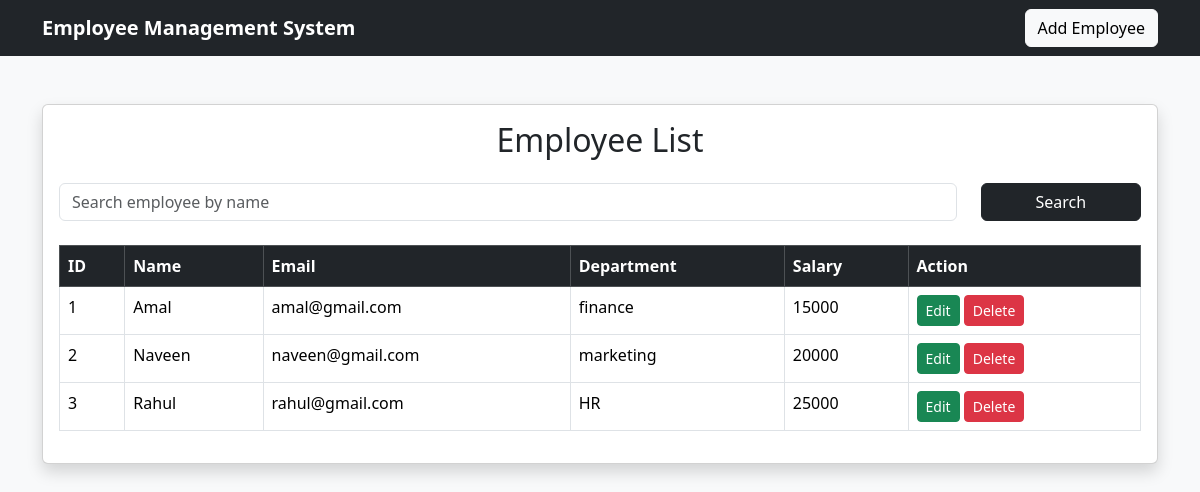
The app's page / (signed in), older data.
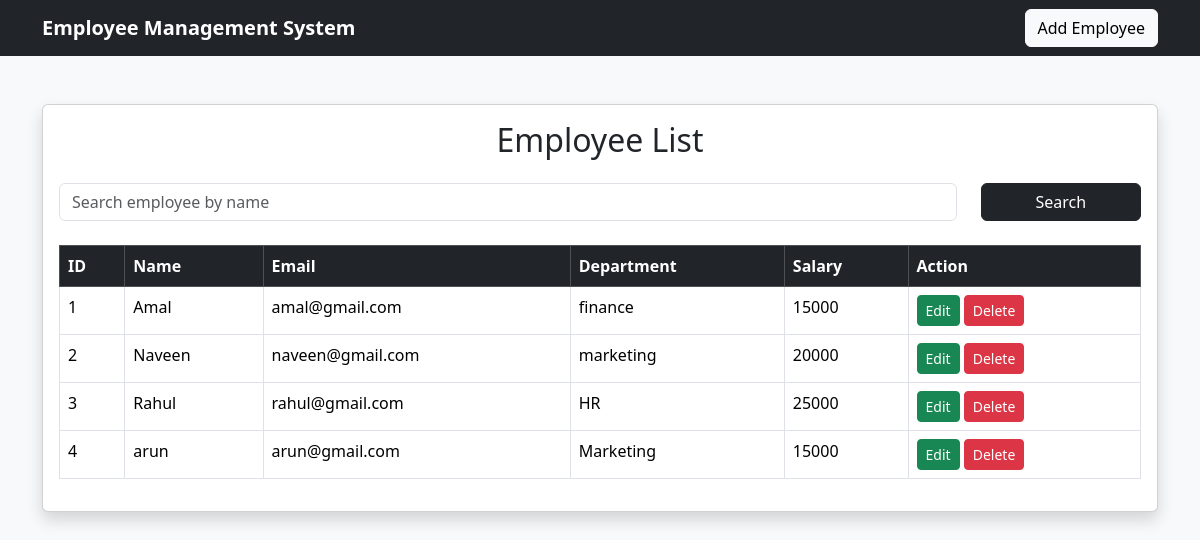
The same page, newer data.
### employees/models.py (models this page shows, shortened)
class Employee(models.Model):
    name = models.CharField(max_length=100)
    email = models.EmailField()
    department = models.CharField(max_length=100)
    salary = models.IntegerField()

### employees/views.py (the view)
# urls.py: 2. Add a URL to urlpatterns:  path('', views.home, name='home')
@login_required
def home(request):
    search = request.GET.get('search')
    if search:
        employees = Employee.objects.filter(name__icontains=search)
    else:
        employees = Employee.objects.all()
    return render(request, 'home.html', {
        'employees': employees
    })

### templates/home.html (shortened to what this page needs)
<!DOCTYPE html>
<html lang="en">
<head>
    <link href="https://cdn.jsdelivr.net/npm/bootstrap@5.3.3/dist/css/bootstrap.min.css" rel="stylesheet">
</head>
<body class="bg-light">
    <nav class="navbar navbar-dark bg-dark">
        <div class="container">
            <a class="navbar-brand fw-bold" href="/">
                Employee Management System
            </a>
            <a href="/add/" class="btn btn-light">
                Add Employee
            </a>
        </div>
    </nav>
    <div class="container mt-5">
        <div class="card shadow">
            <div class="card-body">
                <h2 class="text-center mb-4">
                    Employee List
                </h2>
                <form method="GET" class="mb-4">
                    <div class="row">
                        <div class="col-md-10">
                            <input type="text"
                                   name="search"
                                   class="form-control"
                                   placeholder="Search employee by name">
                        </div>
                        <div class="col-md-2">
                            <button type="submit"
                                    class="btn btn-dark w-100">
                                Search
                            </button>
                        </div>
                    </div>
                </form>
                <table class="table table-bordered table-hover">
                    <thead class="table-dark">
                        <tr>
                            <th>ID</th>
                            <th>Name</th>
                            <th>Email</th>
                            <th>Department</th>
                            <th>Salary</th>
                            <th>Action</th>
                        </tr>
                    </thead>
                    <tbody>
                        {% for employee in employees %}
                        <tr>
                            <td>{{ employee.id }}</td>
                            <td>{{ employee.name }}</td>
                            <td>{{ employee.email }}</td>
                            <td>{{ employee.department }}</td>
                            <td>{{ employee.salary }}</td>
                            <td>
                                <a href="/edit/{{ employee.id }}/"
                                   class="btn btn-success btn-sm">
                                    Edit
                                </a>
                                <a href="/delete/{{ employee.id }}/"
                                   class="btn btn-danger btn-sm"
                                   onclick="return confirm('Are you sure you want to delete this employee?')">
                                    Delete
                                </a>
                            </td>
                        </tr>
                        {% endfor %}
                    </tbody>
                </table>
            </div>
        </div>
    </div>
</body>
</html>

Row changes from the older to the newer data that the page shows:
added Employee: id "4", name "arun", email "arun@gmail.com", department "Marketing", salary "15000"
